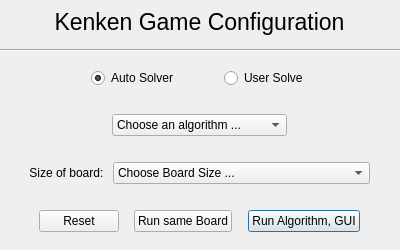
<?xml version="1.0" encoding="UTF-8"?>
<ui version="4.0">
 <class>Dialog</class>
 <widget class="QDialog" name="Dialog">
  <property name="geometry">
   <rect>
    <x>0</x>
    <y>0</y>
    <width>400</width>
    <height>250</height>
   </rect>
  </property>
  <property name="minimumSize">
   <size>
    <width>400</width>
    <height>250</height>
   </size>
  </property>
  <property name="maximumSize">
   <size>
    <width>400</width>
    <height>250</height>
   </size>
  </property>
  <property name="windowTitle">
   <string>Kenken Game Solver</string>
  </property>
  <property name="windowIcon">
   <iconset>
    <normaloff>icon.webp</normaloff>icon.webp</iconset>
  </property>
  <property name="sizeGripEnabled">
   <bool>false</bool>
  </property>
  <widget class="QWidget" name="gridLayoutWidget">
   <property name="geometry">
    <rect>
     <x>-1</x>
     <y>-1</y>
     <width>401</width>
     <height>386</height>
    </rect>
   </property>
   <layout class="QGridLayout" name="gridLayout">
    <property name="sizeConstraint">
     <enum>QLayout::SetMinimumSize</enum>
    </property>
    <item row="6" column="0">
     <spacer name="verticalSpacer_4">
      <property name="orientation">
       <enum>Qt::Vertical</enum>
      </property>
      <property name="sizeType">
       <enum>QSizePolicy::Fixed</enum>
      </property>
      <property name="sizeHint" stdset="0">
       <size>
        <width>20</width>
        <height>20</height>
       </size>
      </property>
     </spacer>
    </item>
    <item row="9" column="0">
     <layout class="QHBoxLayout" name="horizontalLayout_2">
      <item>
       <spacer name="horizontalSpacer_6">
        <property name="orientation">
         <enum>Qt::Horizontal</enum>
        </property>
        <property name="sizeType">
         <enum>QSizePolicy::Fixed</enum>
        </property>
        <property name="sizeHint" stdset="0">
         <size>
          <width>30</width>
          <height>20</height>
         </size>
        </property>
       </spacer>
      </item>
      <item>
       <widget class="QLabel" name="label_4">
        <property name="text">
         <string>Size of board: </string>
        </property>
        <property name="alignment">
         <set>Qt::AlignCenter</set>
        </property>
       </widget>
      </item>
      <item>
       <widget class="QComboBox" name="board_size">
        <property name="sizePolicy">
         <sizepolicy hsizetype="MinimumExpanding" vsizetype="Fixed">
          <horstretch>0</horstretch>
          <verstretch>0</verstretch>
         </sizepolicy>
        </property>
        <item>
         <property name="text">
          <string>Choose Board Size ...</string>
         </property>
        </item>
        <item>
         <property name="text">
          <string>3*3</string>
         </property>
        </item>
        <item>
         <property name="text">
          <string>4*4</string>
         </property>
        </item>
        <item>
         <property name="text">
          <string>5*5</string>
         </property>
        </item>
        <item>
         <property name="text">
          <string>6*6</string>
         </property>
        </item>
        <item>
         <property name="text">
          <string>7*7</string>
         </property>
        </item>
       </widget>
      </item>
      <item>
       <spacer name="horizontalSpacer_5">
        <property name="orientation">
         <enum>Qt::Horizontal</enum>
        </property>
        <property name="sizeType">
         <enum>QSizePolicy::Fixed</enum>
        </property>
        <property name="sizeHint" stdset="0">
         <size>
          <width>30</width>
          <height>20</height>
         </size>
        </property>
       </spacer>
      </item>
     </layout>
    </item>
    <item row="1" column="0">
     <widget class="QLabel" name="label">
      <property name="font">
       <font>
        <pointsize>17</pointsize>
        <weight>50</weight>
        <bold>false</bold>
        <underline>false</underline>
        <strikeout>false</strikeout>
        <stylestrategy>PreferDefault</stylestrategy>
        <kerning>false</kerning>
       </font>
      </property>
      <property name="mouseTracking">
       <bool>true</bool>
      </property>
      <property name="lineWidth">
       <number>1</number>
      </property>
      <property name="text">
       <string>Kenken Game Configuration</string>
      </property>
      <property name="scaledContents">
       <bool>false</bool>
      </property>
      <property name="alignment">
       <set>Qt::AlignCenter</set>
      </property>
     </widget>
    </item>
    <item row="7" column="0">
     <layout class="QHBoxLayout" name="horizontalLayout">
      <item>
       <layout class="QVBoxLayout" name="verticalLayout_3">
        <item>
         <spacer name="horizontalSpacer">
          <property name="orientation">
           <enum>Qt::Horizontal</enum>
          </property>
          <property name="sizeHint" stdset="0">
           <size>
            <width>40</width>
            <height>20</height>
           </size>
          </property>
         </spacer>
        </item>
       </layout>
      </item>
      <item>
       <layout class="QVBoxLayout" name="verticalLayout_2">
        <item>
         <widget class="QComboBox" name="algorithm">
          <property name="currentText">
           <string>Choose an algorithm ...</string>
          </property>
          <item>
           <property name="text">
            <string>Choose an algorithm ...</string>
           </property>
          </item>
          <item>
           <property name="text">
            <string>CSP with backtracking</string>
           </property>
          </item>
          <item>
           <property name="text">
            <string>CSP with forward checking</string>
           </property>
          </item>
          <item>
           <property name="text">
            <string>CSP with arc constraint</string>
           </property>
          </item>
         </widget>
        </item>
       </layout>
      </item>
      <item>
       <layout class="QVBoxLayout" name="verticalLayout">
        <item>
         <spacer name="horizontalSpacer_2">
          <property name="orientation">
           <enum>Qt::Horizontal</enum>
          </property>
          <property name="sizeHint" stdset="0">
           <size>
            <width>40</width>
            <height>20</height>
           </size>
          </property>
         </spacer>
        </item>
       </layout>
      </item>
     </layout>
    </item>
    <item row="5" column="0">
     <layout class="QHBoxLayout" name="horizontalLayout_4">
      <item>
       <spacer name="horizontalSpacer_3">
        <property name="orientation">
         <enum>Qt::Horizontal</enum>
        </property>
        <property name="sizeHint" stdset="0">
         <size>
          <width>40</width>
          <height>20</height>
         </size>
        </property>
       </spacer>
      </item>
      <item>
       <layout class="QVBoxLayout" name="verticalLayout_5">
        <item alignment="Qt::AlignHCenter">
         <widget class="QRadioButton" name="solve">
          <property name="layoutDirection">
           <enum>Qt::LeftToRight</enum>
          </property>
          <property name="text">
           <string>Auto Solver</string>
          </property>
          <property name="checked">
           <bool>true</bool>
          </property>
         </widget>
        </item>
       </layout>
      </item>
      <item>
       <spacer name="horizontalSpacer_11">
        <property name="orientation">
         <enum>Qt::Horizontal</enum>
        </property>
        <property name="sizeType">
         <enum>QSizePolicy::Fixed</enum>
        </property>
        <property name="sizeHint" stdset="0">
         <size>
          <width>40</width>
          <height>20</height>
         </size>
        </property>
       </spacer>
      </item>
      <item>
       <widget class="QRadioButton" name="user">
        <property name="text">
         <string>User Solve</string>
        </property>
       </widget>
      </item>
      <item>
       <spacer name="horizontalSpacer_4">
        <property name="orientation">
         <enum>Qt::Horizontal</enum>
        </property>
        <property name="sizeHint" stdset="0">
         <size>
          <width>40</width>
          <height>20</height>
         </size>
        </property>
       </spacer>
      </item>
      <item>
       <layout class="QVBoxLayout" name="verticalLayout_4"/>
      </item>
     </layout>
    </item>
    <item row="3" column="0">
     <widget class="Line" name="line">
      <property name="orientation">
       <enum>Qt::Horizontal</enum>
      </property>
     </widget>
    </item>
    <item row="10" column="0">
     <spacer name="verticalSpacer_7">
      <property name="orientation">
       <enum>Qt::Vertical</enum>
      </property>
      <property name="sizeType">
       <enum>QSizePolicy::Fixed</enum>
      </property>
      <property name="sizeHint" stdset="0">
       <size>
        <width>20</width>
        <height>20</height>
       </size>
      </property>
     </spacer>
    </item>
    <item row="2" column="0">
     <spacer name="verticalSpacer_6">
      <property name="orientation">
       <enum>Qt::Vertical</enum>
      </property>
      <property name="sizeType">
       <enum>QSizePolicy::Fixed</enum>
      </property>
      <property name="sizeHint" stdset="0">
       <size>
        <width>20</width>
        <height>8</height>
       </size>
      </property>
     </spacer>
    </item>
    <item row="4" column="0">
     <spacer name="verticalSpacer_2">
      <property name="orientation">
       <enum>Qt::Vertical</enum>
      </property>
      <property name="sizeType">
       <enum>QSizePolicy::Fixed</enum>
      </property>
      <property name="sizeHint" stdset="0">
       <size>
        <width>20</width>
        <height>10</height>
       </size>
      </property>
     </spacer>
    </item>
    <item row="8" column="0">
     <spacer name="verticalSpacer_5">
      <property name="orientation">
       <enum>Qt::Vertical</enum>
      </property>
      <property name="sizeType">
       <enum>QSizePolicy::Fixed</enum>
      </property>
      <property name="sizeHint" stdset="0">
       <size>
        <width>20</width>
        <height>20</height>
       </size>
      </property>
     </spacer>
    </item>
    <item row="0" column="0">
     <spacer name="verticalSpacer_3">
      <property name="orientation">
       <enum>Qt::Vertical</enum>
      </property>
      <property name="sizeType">
       <enum>QSizePolicy::Fixed</enum>
      </property>
      <property name="sizeHint" stdset="0">
       <size>
        <width>20</width>
        <height>10</height>
       </size>
      </property>
     </spacer>
    </item>
    <item row="11" column="0">
     <layout class="QHBoxLayout" name="horizontalLayout_3">
      <item>
       <spacer name="horizontalSpacer_9">
        <property name="orientation">
         <enum>Qt::Horizontal</enum>
        </property>
        <property name="sizeType">
         <enum>QSizePolicy::Fixed</enum>
        </property>
        <property name="sizeHint" stdset="0">
         <size>
          <width>40</width>
          <height>20</height>
         </size>
        </property>
       </spacer>
      </item>
      <item>
       <widget class="QPushButton" name="reset">
        <property name="focusPolicy">
         <enum>Qt::NoFocus</enum>
        </property>
        <property name="text">
         <string>Reset</string>
        </property>
       </widget>
      </item>
      <item>
       <spacer name="horizontalSpacer_10">
        <property name="orientation">
         <enum>Qt::Horizontal</enum>
        </property>
        <property name="sizeHint" stdset="0">
         <size>
          <width>40</width>
          <height>20</height>
         </size>
        </property>
       </spacer>
      </item>
      <item>
       <widget class="QPushButton" name="same">
        <property name="focusPolicy">
         <enum>Qt::NoFocus</enum>
        </property>
        <property name="text">
         <string>Run same Board</string>
        </property>
       </widget>
      </item>
      <item>
       <spacer name="horizontalSpacer_8">
        <property name="orientation">
         <enum>Qt::Horizontal</enum>
        </property>
        <property name="sizeHint" stdset="0">
         <size>
          <width>40</width>
          <height>20</height>
         </size>
        </property>
       </spacer>
      </item>
      <item>
       <widget class="QPushButton" name="run">
        <property name="text">
         <string>Run Algorithm, GUI</string>
        </property>
       </widget>
      </item>
      <item>
       <spacer name="horizontalSpacer_7">
        <property name="orientation">
         <enum>Qt::Horizontal</enum>
        </property>
        <property name="sizeType">
         <enum>QSizePolicy::Fixed</enum>
        </property>
        <property name="sizeHint" stdset="0">
         <size>
          <width>40</width>
          <height>20</height>
         </size>
        </property>
       </spacer>
      </item>
     </layout>
    </item>
    <item row="12" column="0">
     <layout class="QHBoxLayout" name="horizontalLayout_10">
      <item>
       <spacer name="verticalSpacer">
        <property name="orientation">
         <enum>Qt::Vertical</enum>
        </property>
        <property name="sizeType">
         <enum>QSizePolicy::MinimumExpanding</enum>
        </property>
        <property name="sizeHint" stdset="0">
         <size>
          <width>20</width>
          <height>40</height>
         </size>
        </property>
       </spacer>
      </item>
     </layout>
    </item>
   </layout>
  </widget>
 </widget>
 <resources/>
 <connections>
  <connection>
   <sender>user</sender>
   <signal>clicked(bool)</signal>
   <receiver>algorithm</receiver>
   <slot>setDisabled(bool)</slot>
   <hints>
    <hint type="sourcelabel">
     <x>296</x>
     <y>98</y>
    </hint>
    <hint type="destinationlabel">
     <x>230</x>
     <y>149</y>
    </hint>
   </hints>
  </connection>
  <connection>
   <sender>solve</sender>
   <signal>clicked(bool)</signal>
   <receiver>algorithm</receiver>
   <slot>setEnabled(bool)</slot>
   <hints>
    <hint type="sourcelabel">
     <x>171</x>
     <y>107</y>
    </hint>
    <hint type="destinationlabel">
     <x>138</x>
     <y>146</y>
    </hint>
   </hints>
  </connection>
 </connections>
</ui>
